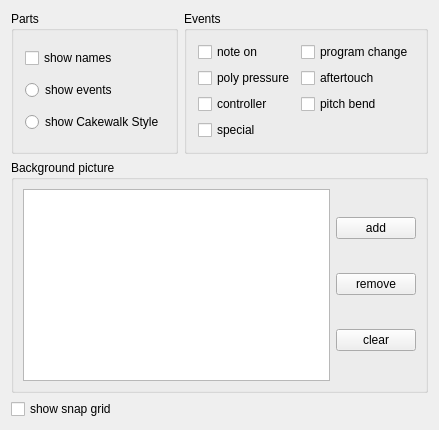
     <widget class="QWidget" name="tab1">
      <attribute name="title">
       <string>Arranger</string>
      </attribute>
      <layout class="QGridLayout">
       <property name="margin">
        <number>11</number>
       </property>
       <property name="spacing">
        <number>6</number>
       </property>
       <item row="0" column="0">
        <widget class="QGroupBox" name="ButtonGroup3">
         <property name="title">
          <string>Parts</string>
         </property>
         <layout class="QVBoxLayout">
          <property name="spacing">
           <number>6</number>
          </property>
          <property name="margin">
           <number>11</number>
          </property>
          <item>
           <widget class="QCheckBox" name="partShownames">
            <property name="text">
             <string>show names</string>
            </property>
           </widget>
          </item>
          <item>
           <widget class="QRadioButton" name="partShowevents">
            <property name="text">
             <string>show events</string>
            </property>
           </widget>
          </item>
          <item>
           <widget class="QRadioButton" name="partShowCakes">
            <property name="text">
             <string>show Cakewalk Style</string>
            </property>
           </widget>
          </item>
         </layout>
        </widget>
       </item>
       <item row="0" column="1">
        <widget class="QGroupBox" name="eventButtonGroup">
         <property name="title">
          <string>Events</string>
         </property>
         <layout class="QGridLayout">
          <property name="margin">
           <number>11</number>
          </property>
          <property name="spacing">
           <number>6</number>
          </property>
          <item row="0" column="0">
           <widget class="QCheckBox" name="eventNoteon">
            <property name="text">
             <string>note on</string>
            </property>
           </widget>
          </item>
          <item row="1" column="0">
           <widget class="QCheckBox" name="eventPolypressure">
            <property name="text">
             <string>poly pressure</string>
            </property>
           </widget>
          </item>
          <item row="2" column="0">
           <widget class="QCheckBox" name="eventController">
            <property name="text">
             <string>controller</string>
            </property>
           </widget>
          </item>
          <item row="1" column="1">
           <widget class="QCheckBox" name="eventAftertouch">
            <property name="text">
             <string>aftertouch</string>
            </property>
           </widget>
          </item>
          <item row="2" column="1">
           <widget class="QCheckBox" name="eventPitchbend">
            <property name="text">
             <string>pitch bend</string>
            </property>
           </widget>
          </item>
          <item row="0" column="1">
           <widget class="QCheckBox" name="eventProgramchange">
            <property name="text">
             <string>program change</string>
            </property>
           </widget>
          </item>
          <item row="3" column="0">
           <widget class="QCheckBox" name="eventSpecial">
            <property name="text">
             <string>special</string>
            </property>
           </widget>
          </item>
         </layout>
        </widget>
       </item>
       <item row="1" column="0" colspan="2">
        <widget class="QGroupBox" name="GroupBox2">
         <property name="title">
          <string>Background picture</string>
         </property>
         <layout class="QHBoxLayout" name="horizontalLayout_2">
          <item>
           <widget class="QTreeWidget" name="backgroundTree">
            <property name="uniformRowHeights">
             <bool>true</bool>
            </property>
            <property name="itemsExpandable">
             <bool>true</bool>
            </property>
            <property name="allColumnsShowFocus">
             <bool>true</bool>
            </property>
            <attribute name="headerVisible">
             <bool>false</bool>
            </attribute>
            <column>
             <property name="text">
              <string notr="true">1</string>
             </property>
            </column>
           </widget>
          </item>
          <item>
           <layout class="QVBoxLayout" name="verticalLayout_2">
            <item>
             <widget class="QPushButton" name="addBgButton">
              <property name="text">
               <string>add</string>
              </property>
             </widget>
            </item>
            <item>
             <widget class="QPushButton" name="removeBgButton">
              <property name="text">
               <string>remove</string>
              </property>
             </widget>
            </item>
            <item>
             <widget class="QPushButton" name="clearBgButton">
              <property name="text">
               <string>clear</string>
              </property>
             </widget>
            </item>
           </layout>
          </item>
         </layout>
        </widget>
       </item>
       <item row="2" column="0" colspan="2">
        <widget class="QCheckBox" name="arrGrid">
         <property name="text">
          <string>show snap grid</string>
         </property>
        </widget>
       </item>
      </layout>
     </widget>
